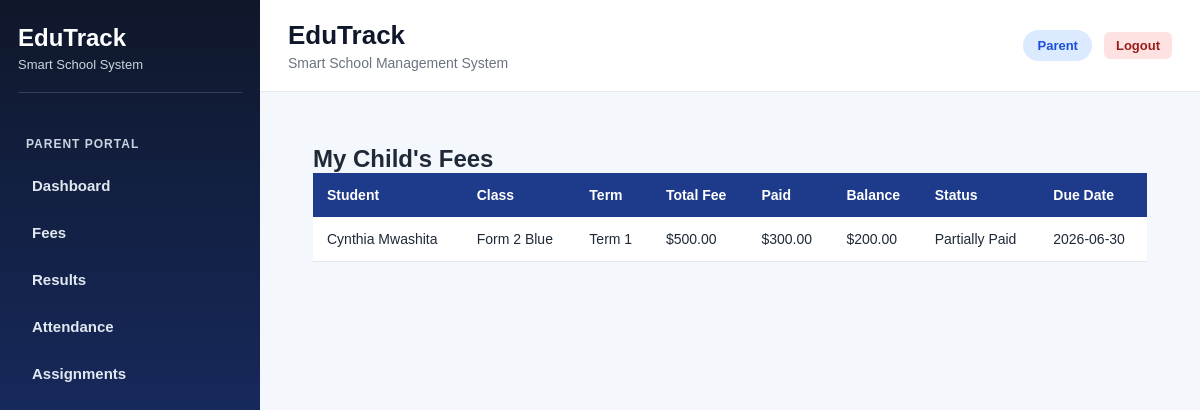
Page /parent_fees (signed in) on the committed database.
### tables this page shows
CREATE TABLE fees (
            id INTEGER PRIMARY KEY AUTOINCREMENT,
            school_id INTEGER,
            student_id INTEGER,
            term_name TEXT,
            amount REAL,
            paid_amount REAL DEFAULT 0,
            balance REAL,
            status TEXT,
            due_date TEXT
        );

CREATE TABLE students (
            id INTEGER PRIMARY KEY AUTOINCREMENT,
            school_id INTEGER,
            student_number TEXT UNIQUE,
            first_name TEXT,
            last_name TEXT,
            birthday TEXT,
            gender TEXT,
            enrollment_date TEXT,
            leaving_year TEXT,
            class_name TEXT,
            boarding_status TEXT,
            home_address TEXT,
            mailing_address TEXT,
            student_phone TEXT,
            medical_info TEXT,
            emergency_contact TEXT,
            guardian1_name TEXT,
            guardian1_relationship TEXT,
            guardian1_phone TEXT,
            guardian1_whatsapp TEXT,
            guardian1_email TEXT,
            guardian2_name TEXT,
            guardian2_relationship TEXT,
            guardian2_phone TEXT,
            guardian2_whatsapp TEXT,
            guardian2_email TEXT,
            current_status TEXT
        );

### app.py (the view)
@app.route("/parent_fees")
@login_required
@roles_required("parent")
def parent_fees():
    school_id = session.get("school_id")
    user_id = session.get("user_id")
    fee_records = fetch_all("""
        SELECT f.*, s.first_name, s.last_name, s.class_name, s.student_number
        FROM fees f
        JOIN students s ON f.student_id = s.id
        JOIN guardians g ON s.id = g.student_id
        WHERE g.parent_user_id = ?
          AND f.school_id = ?
        ORDER BY f.term_name
    """, (user_id, school_id))
    return render_template("parent_fees.html", fee_records=fee_records)

### app.py (called while the page is built, shortened)
def is_postgres():
    return os.environ.get("DATABASE_URL") is not None

def get_db():
    if is_postgres():
        return psycopg2.connect(
            os.environ.get("DATABASE_URL"),
            cursor_factory=RealDictCursor
        )
    conn = sqlite3.connect(DB_PATH)
    conn.row_factory = sqlite3.Row
    return conn

def convert_query(query: str) -> str:
    if is_postgres():
        return query.replace("?", "%s")
    return query

def fetch_one(query, params=()):
    conn = get_db()
    cursor = conn.cursor()
    cursor.execute(convert_query(query), params)
    row = cursor.fetchone()
    conn.close()
    return row

def fetch_all(query, params=()):
    conn = get_db()
    cursor = conn.cursor()
    cursor.execute(convert_query(query), params)
    rows = cursor.fetchall()
    conn.close()
    return rows

def login_required(f):
    @wraps(f)
    def wrapper(*args, **kwargs):
        if "user_id" not in session:
            flash("Please log in first.", "warning")
            return redirect(url_for("login"))
        school_id = session.get("school_id")
        role = session.get("role")
        if role != "super_admin" and school_id:
            school = fetch_one("SELECT * FROM schools WHERE id = ?", (school_id,))
            if school:
                is_active = row_get(school, "is_active", 1)
                subscription_status = row_get(school, "subscription_status", "active")
                if int(is_active or 0) != 1 or subscription_status in ["suspended", "overdue"]:
                    session.clear()
                    return redirect(url_for("subscription_expired"))
        return f(*args, **kwargs)
    return wrapper

def roles_required(*allowed_roles):
    def decorator(f):
        @wraps(f)
        def wrapper(*args, **kwargs):
            if "user_id" not in session:
                flash("Please log in first.", "warning")
                return redirect(url_for("login"))
            role = session.get("role")
            return f(*args, **kwargs)
        return wrapper
    return decorator

def row_get(row, key, default=None):
    try:
        if row is None:
            return default
        if isinstance(row, dict):
            return row.get(key, default)
        if hasattr(row, "keys") and key not in row.keys():
            return default
        return row[key]
    except Exception:
        return default

### templates/parent_fees.html
{% extends "base.html" %}
{% block content %}
<div style="padding:25px;">
    <h2>My Child's Fees</h2>
    <table>
        <thead>
            <tr>
                <th>Student</th>
                <th>Class</th>
                <th>Term</th>
                <th>Total Fee</th>
                <th>Paid</th>
                <th>Balance</th>
                <th>Status</th>
                <th>Due Date</th>
            </tr>
        </thead>
        <tbody>
            {% for fee in fee_records %}
            <tr>
                <td>{{ fee.first_name }} {{ fee.last_name }}</td>
                <td>{{ fee.class_name }}</td>
                <td>{{ fee.term_name }}</td>
                <td>${{ "%.2f"|format(fee.amount or 0) }}</td>
                <td>${{ "%.2f"|format(fee.paid_amount or 0) }}</td>
                <td>${{ "%.2f"|format(fee.balance or 0) }}</td>
                <td>{{ fee.status }}</td>
                <td>{{ fee.due_date or '-' }}</td>
            </tr>
            {% else %}
            <tr>
                <td colspan="8">No fee records found.</td>
            </tr>
            {% endfor %}
        </tbody>
    </table>
</div>
{% endblock %}

### static/style.css (style rules this page uses)
* { margin: 0; padding: 0; box-sizing: border-box; }
body { font-family: Arial, sans-serif; background: #f4f7fb; color: #1f2937; }
table { width: 100%; border-collapse: collapse; background: white; }
table th { background: #eff6ff; color: #1e3a8a; text-align: left; padding: 14px; font-size: 14px; }
table td { padding: 14px; border-bottom: 1px solid #e5e7eb; font-size: 14px; }
table th { background: #1e3a8a; color: white; font-weight: 600; }

### rows in the picture
fees: first_name "Cynthia", last_name "Mwashita", class_name "Form 2 Blue", term_name "Term 1", amount "500.00", paid_amount "300.00", balance "200.00", status "Partially Paid", due_date "2026-06-30"

### other values in the picture
{{ session.get('role', 'user')|replace('_', ' ')|title }} "Parent"
